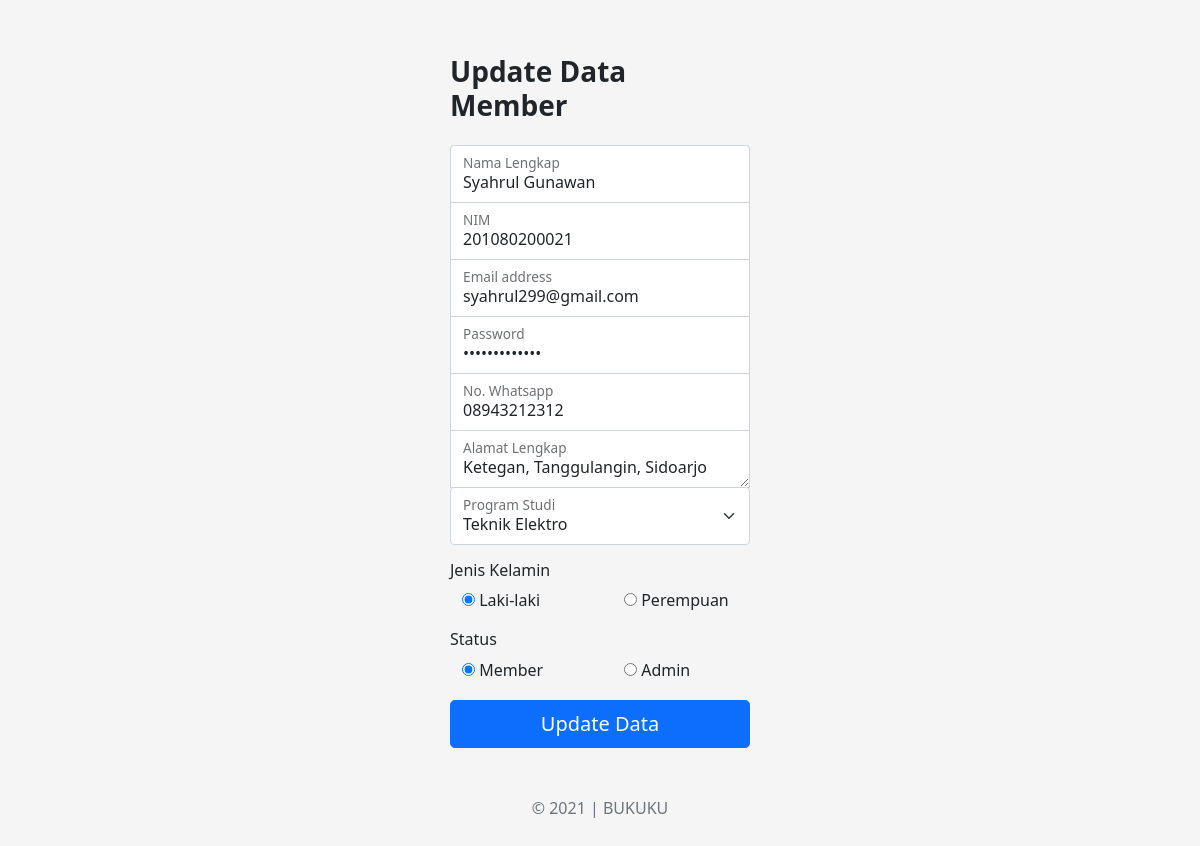
The app's page /pages/ubah.php?idMember=5 (signed in) with its own data.
### tables this page shows
CREATE TABLE `member` (
  `idMember` int(11) NOT NULL,
  `nim` varchar(15) NOT NULL,
  `namaMember` varchar(35) NOT NULL,
  `jnsKlmn` enum('L','P') NOT NULL,
  `alamat` varchar(100) NOT NULL,
  `noWa` varchar(15) NOT NULL,
  `email` varchar(35) NOT NULL,
  `pass` varchar(255) NOT NULL,
  `prodi` varchar(30) NOT NULL,
  `status` int(2) NOT NULL DEFAULT 0
);

### pages/functions.php (called while the page is built, shortened)
<?php
require 'koneksi.php';
function query($query) {
    global $conn;
    $result = mysqli_query($conn, $query);
    $rows = [];
    while ($row = mysqli_fetch_assoc($result)) {
        $rows[] = $row;
    }
    return $rows;
}
?>

### pages/ubah.php (the view, shortened to what this page needs)
<?php
require 'functions.php';
$id = $_GET["idMember"];
$mhs = query("SELECT * FROM member WHERE idMember = $id")[0];
?>
<!DOCTYPE html>
<html lang="en">
<head>
    <link rel="stylesheet" href="../assets/css/bootstrap.min.css">
    <link rel="stylesheet" href="../assets/css/all.min.css">
    <link rel="stylesheet" href="../assets/css/style.css">
</head>
<body class="signin text-center">
    <main class="form-signin">
        <form action="" method="post">
            <h3 class="text-start fw-bold mb-4">Update Data Member</h3>
            <div class="form-floating">
                <input type="text" class="form-control" name="inputNama" id="inputNama" placeholder="name" required autocomplate="off" value="<?= $mhs['namaMember'] ?>">
                <label for="inputNama">Nama Lengkap</label>
            </div>
            <div class="form-floating">
                <input type="text" class="form-control" name="inputNIM" id="inputNIM" placeholder="nim" required autocomplate="off" value="<?= $mhs['nim'] ?>">
                <label for="inputNIM">NIM</label>
            </div>
            <div class="form-floating">
                <input type="email" class="form-control" name="inputEmail" id="inputEmail" placeholder="name@example.com" required autocomplate="off" value="<?= $mhs['email'] ?>">
                <label for="inputEmail">Email address</label>
            </div>
            <div class="form-floating">
                <input type="password" class="form-control" name="inputPassword" id="inputPassword" placeholder="Password" required autocomplate="off" value="<?= $mhs['pass'] ?>">
                <label for="inputPassword">Password</label>
            </div>
            <div class="form-floating">
                <input type="text" class="form-control" name="inputWhatsapp" id="inputWhatsapp" placeholder="whatsapp" required autocomplate="off" value="<?= $mhs['noWa'] ?>">
                <label for="inputWhatsapp">No. Whatsapp</label>
            </div>
            <div class="form-floating">
                <textarea class="form-control" name="inputAlamat" id="inputAlamat" placeholder="alamat" required><?= $mhs['alamat'] ?></textarea>
                <label for="inputAlamat">Alamat Lengkap</label>
            </div>
            <div class="form-floating">
                <select name="inputProdi" id="inputProdi" class="form-select" aria-label="Floating label select example">
                    <option <?php if ($mhs['prodi'] == 'Teknik Elektro') { echo "selected"; }?> value="Teknik Elektro">Teknik Elektro</option>
                </select>
                <label for="inputProdi">Program Studi</label>
            </div>
            <div class="row text-start mt-3">
                <h6>Jenis Kelamin</h6>
                <div class="col-6 form-check">
                    <input type="radio" name="inputGender" id="genderL" value="L" <?php if ($mhs['jnsKlmn'] == 'L') { echo "checked"; }?>>
                    <label for="genderL">Laki-laki</label>
                </div>
                <div class="col-6 form-check">
                    <input type="radio" name="inputGender" id="genderP" value="P" <?php if ($mhs['jnsKlmn'] == 'P') { echo "checked"; }?>>
                    <label for="genderP">Perempuan</label>
                </div>
            </div>
            <div class="row text-start mt-3">
                <h6>Status</h6>
                <div class="col-6 form-check">
                    <input type="radio" name="status" id="status0" value="0" <?php if ($mhs['status'] == '0') { echo "checked"; }?>>
                    <label for="status0">Member</label>
                </div>
                <div class="col-6 form-check">
                    <input type="radio" name="status" id="status1" value="1" <?php if ($mhs['status'] == '1') { echo "checked"; }?>>
                    <label for="status1">Admin</label>
                </div>
            </div>
            <button class="w-100 btn btn-lg btn-primary mt-3" type="submit" name="submit">Update Data</button>
            <p class="mt-5 mb-3 text-muted">&copy; 2021 | BUKUKU</p>
        </form>
    </main>
</body>
</html>

### assets/css/style.css (style rules this page uses)
html { height: 100%; }
body.signin { height: 100%; display: flex; align-items: center; padding-top: 40px; padding-bottom: 40px; background-color: #f5f5f5; }
.form-signin { width: 100%; max-width: 330px; padding: 15px; margin: auto; }
.form-signin input#loginEmail, .form-signin input#inputNama { border-radius: .25rem .25rem 0 0; }
body.signin .form-signin input, .form-signin textarea { margin-top: -1px; margin-bottom: -1px; border-radius: 0; }
input[type="radio"] { margin-top: .25rem !important; }

### records on screen
member: inputNama "Syahrul Gunawan", inputNIM "201080200021", inputEmail "syahrul299@gmail.com", inputWhatsapp "08943212312", inputAlamat "Ketegan, Tanggulangin, Sidoarjo", inputProdi "Teknik Elektro", jnsKlmn "☑ Laki-laki", jnsKlmn "☐ Perempuan", status "☑ Member", status "☐ Admin"
